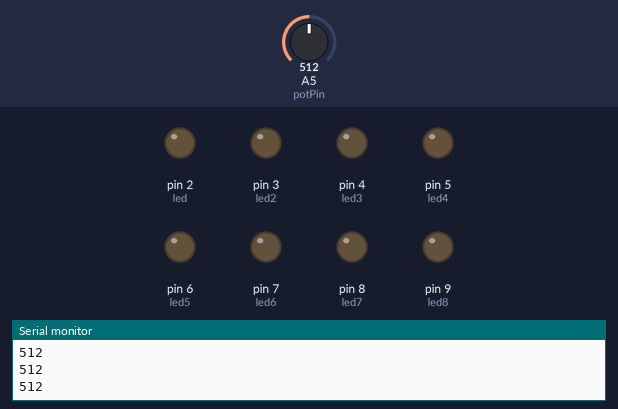
Bench run of a sketch on a simulated Arduino Uno, built with avr-gcc and run on an emulated ATmega328P. Parts: output pins drawn as LEDs (lit = HIGH), the last lines printed to the serial monitor. The test bench sets the inputs (shaded band); at power-on: A5 (potPin) = 512.

Above: at 1.2 s.
1.3 s: A5 (potPin) set to 390
At 1.6 s:
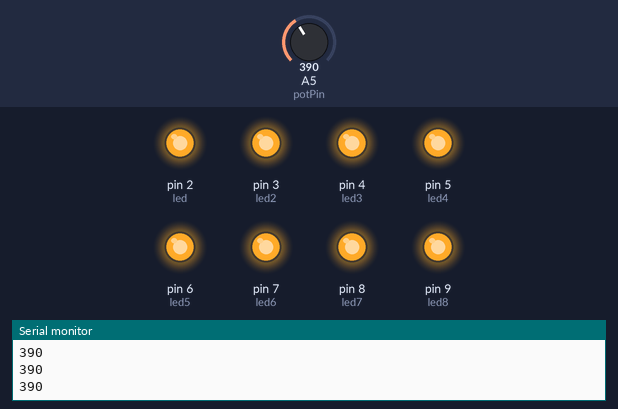
2.8 s: A5 (potPin) set to 306
At 4.0 s:
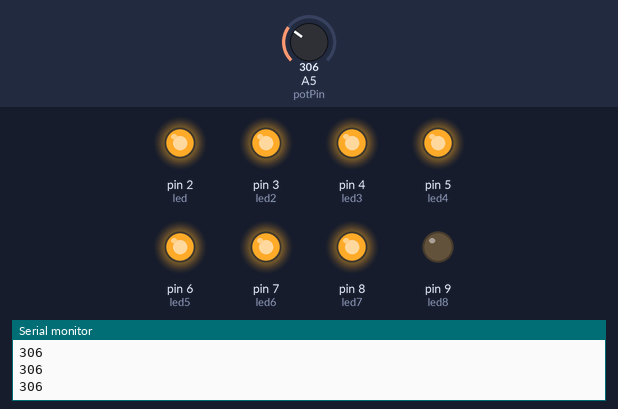
4.3 s: A5 (potPin) set to 290
At 5.1 s:
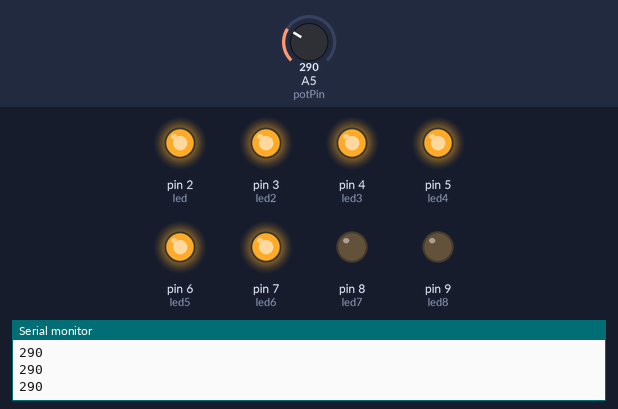
5.8 s: A5 (potPin) set to 262
7.3 s: A5 (potPin) set to 235
At 8.5 s:
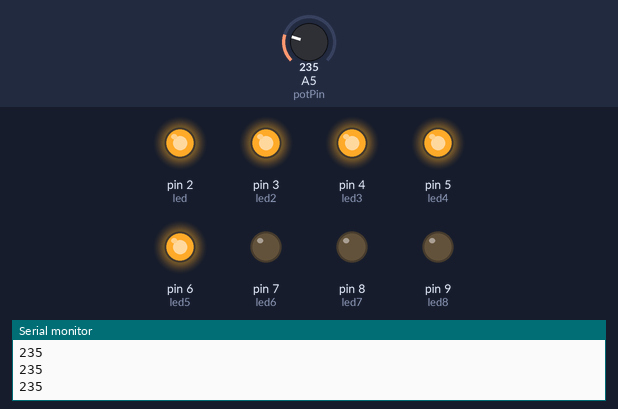
8.8 s: A5 (potPin) set to 310
At 9.8 s:
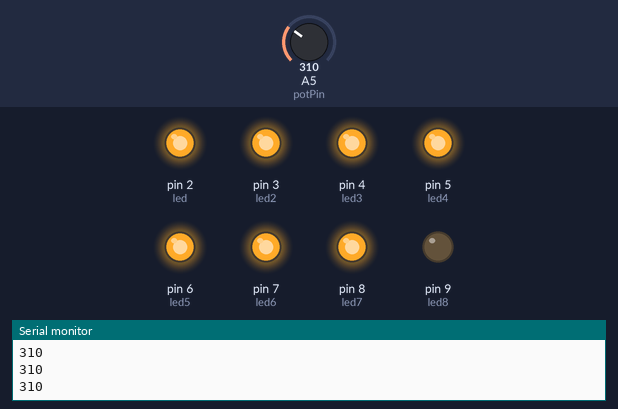
Timing chart, 0 to 11.3 s (numbered marks = the images above; inputs shaded):
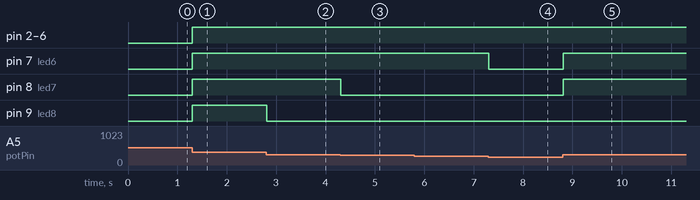

Measured:
- the behaviour switches between 300 and 299 on A5 (potPin) (found by bisection; images 2 and 3)
- the behaviour switches between 250 and 249 on A5 (potPin) (found by bisection; images 3 and 4)
- after the input at 1.3 s, pin 2 (led), pin 3 (led2), pin 4 (led3), pin 5 (led4), pin 6 (led5), pin 7 (led6), pin 8 (led7), pin 9 (led8): LOW → HIGH at once
- after the input at 2.8 s, pin 9 (led8): HIGH → LOW at once
- after the input at 4.3 s, pin 8 (led7): HIGH → LOW at once
- after the input at 7.3 s, pin 7 (led6): HIGH → LOW at once
- after the input at 8.8 s, pin 7 (led6), pin 8 (led7): LOW → HIGH at once

The sketch:

rlama005_lab5_part3.ino
```cpp
// C++ code
//
enum States{Start, ON, OFF}state;
int potPin = A5;
int voltage;

int led = 2;
int led2 = 3;
int led3 = 4;
int led4 = 5;
int led5 = 6;
int led6 = 7;
int led7 = 8;
int led8 = 9;


void Tick(){

  switch(state){
    case Start:
      state = OFF;
      break;
    case ON:
      if (voltage < 10){

            digitalWrite(led, LOW);
            digitalWrite(led2, LOW);
            digitalWrite(led3, LOW);
            digitalWrite(led4, LOW);
            digitalWrite(led5, LOW);
            digitalWrite(led6, LOW);
            digitalWrite(led7, LOW);
            digitalWrite(led8, LOW);
          state = OFF;
      }
      else if(voltage < 50){
          digitalWrite(led, HIGH);
            digitalWrite(led2, LOW);
            digitalWrite(led3, LOW);
            digitalWrite(led4, LOW);
            digitalWrite(led5, LOW);
            digitalWrite(led6, LOW);
            digitalWrite(led7, LOW);
            digitalWrite(led8, LOW);
          state = ON;
        }
      else if(voltage < 100){
        digitalWrite(led, HIGH);
            digitalWrite(led2, HIGH);
            digitalWrite(led3, LOW);
            digitalWrite(led4, LOW);
            digitalWrite(led5, LOW);
            digitalWrite(led6, LOW);
            digitalWrite(led7, LOW);
            digitalWrite(led8, LOW);
          state = ON;
      }
      else if(voltage < 150){
        digitalWrite(led, HIGH);
            digitalWrite(led2, HIGH);
            digitalWrite(led3, HIGH);
            digitalWrite(led4, LOW);
            digitalWrite(led5, LOW);
            digitalWrite(led6, LOW);
            digitalWrite(led7, LOW);
            digitalWrite(led8, LOW);
          state = ON;
      }
      else if(voltage < 200){
        digitalWrite(led, HIGH);
            digitalWrite(led2, HIGH);
            digitalWrite(led3, HIGH);
            digitalWrite(led4, HIGH);
            digitalWrite(led5, LOW);
            digitalWrite(led6, LOW);
            digitalWrite(led7, LOW);
            digitalWrite(led8, LOW);
          state = ON;
      }
      else if(voltage < 250){
        digitalWrite(led, HIGH);
            digitalWrite(led2, HIGH);
            digitalWrite(led3, HIGH);
            digitalWrite(led4, HIGH);
            digitalWrite(led5, HIGH);
            digitalWrite(led6, LOW);
            digitalWrite(led7, LOW);
            digitalWrite(led8, LOW);
          state = ON;
      }
      else if(voltage < 300){
        digitalWrite(led, HIGH);
            digitalWrite(led2, HIGH);
            digitalWrite(led3, HIGH);
            digitalWrite(led4, HIGH);
            digitalWrite(led5, HIGH);
            digitalWrite(led6, HIGH);
            digitalWrite(led7, LOW);
            digitalWrite(led8, LOW);
          state = ON;
      }
      else if(voltage < 350){
        digitalWrite(led, HIGH);
            digitalWrite(led2, HIGH);
            digitalWrite(led3, HIGH);
            digitalWrite(led4, HIGH);
            digitalWrite(led5, HIGH);
            digitalWrite(led6, HIGH);
            digitalWrite(led7, HIGH);
            digitalWrite(led8, LOW);
          state = ON;
      }
      else if(voltage < 400){
        digitalWrite(led, HIGH);
            digitalWrite(led2, HIGH);
            digitalWrite(led3, HIGH);
            digitalWrite(led4, HIGH);
            digitalWrite(led5, HIGH);
            digitalWrite(led6, HIGH);
            digitalWrite(led7, HIGH);
            digitalWrite(led8, HIGH);
          state = ON;
      }
      break;

    case OFF:
    if(voltage < 10){

        state = OFF;
    }
    else{
      state = ON;
    }
    break;

    default:
    break;

  }
}


void setup(){

  pinMode(potPin, INPUT);
  pinMode(led, OUTPUT);
  pinMode(led2, OUTPUT);
  pinMode(led3, OUTPUT);
  pinMode(led4, OUTPUT);
  pinMode(led5, OUTPUT);
  pinMode(led6, OUTPUT);
  pinMode(led7, OUTPUT);
  pinMode(led8, OUTPUT);
  Serial.begin(9600);

}

void loop()
{
  state = Start;

  while(1){
  voltage = analogRead(A5);
    Serial.println(voltage);
    Tick();
  }
}
```
